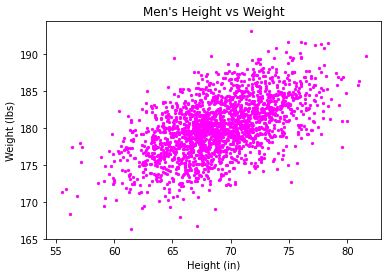

Generate this figure with Python:
#!/usr/bin/env python3
import numpy as np
import matplotlib.pyplot as plt

mean = [69, 0]
cov = [[15, 8], [8, 15]]
np.random.seed(5)
x, y = np.random.multivariate_normal(mean, cov, 2000).T
y += 180

plt.scatter(x, y, s=5, c='MAGENTA')
plt.xlabel('Height (in)')
plt.ylabel('Weight (lbs)')
plt.title("Men's Height vs Weight")
